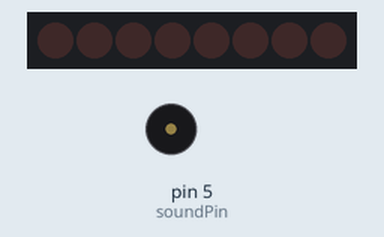
This sketch was run on a simulated Arduino Uno, built with avr-gcc and run on an emulated ATmega328P. Parts: 8 shift-register outputs drawn as a row of LEDs (first output left, lit = HIGH), buzzer (waves = sounding). Wiring (inferred from the names in the program): shift register (74HC595): data pin 2; shift clock pin 4; latch pin 3. Wiring (inferred from the signals the program sends): row of LEDs: on Q0, Q1, Q2, Q3, Q4, Q5, Q6, Q7.

Above: at 1.0 s.
At 2.6 s:
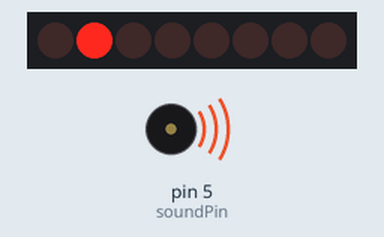
At 3.0 s:
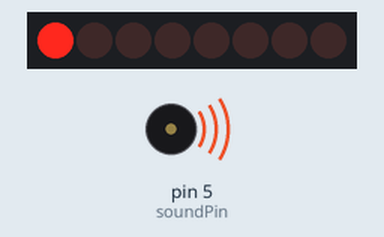
At 5.6 s:
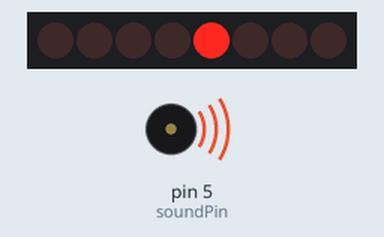
At 8.2 s:
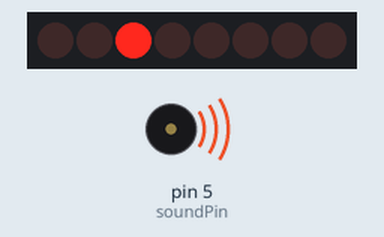
At 11.0 s:
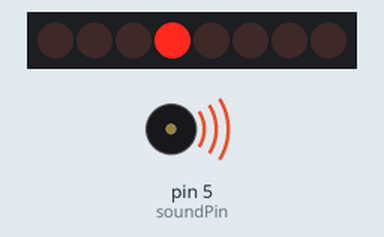
Timing chart, 0 to 13.1 s (numbered marks = the images above):
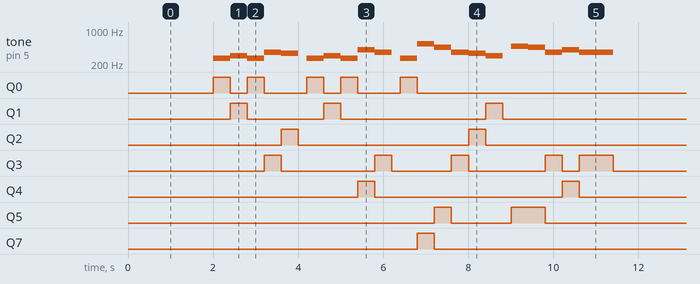

The sketch:

led_music_player.ino
```cpp
int ledCount = 8;
int ledBytes[] = {0x01, 0x02, 0x04, 0x08, 0x10, 0x20, 0x40, 0x80, 0xf0};

int dataPin = 2;
int latchPin = 3;
int clockPin = 4;
int soundPin = 5;
/*             c1  d1  e1  f1  g1  a2  b2  c2  d2  e2  f2  g2  c3    cs1 ds1 es1 fs1 gs1 as2 */
int notes[] = {261,293,329,349,392,440,493,523,587,659,698,783,880,  277,311,349,370,415,465};

int majors  = 13;

int minim      = 800;
int crotchet   = minim/2;
int quaver     = minim/4;
int semiquaver = minim/8;

int c1 = 0;
int cs1 = 13;
int d1 = 1;
int ds1 = 14;
int e1 = 2;
int eb1 = 14;
int f1 = 3;
int fs1 = 15;
int g1 = 4;
int gs1 = 16;
int a2 = 5;
int as2 = 18;
int b2 = 6;
int bb2 = 18;
int c2 = 7;
int d2 = 8;
int REST = 99;

void setup() {
  pinMode(dataPin, OUTPUT);
  pinMode(latchPin, OUTPUT);
  pinMode(clockPin, OUTPUT);
  pinMode(soundPin, OUTPUT);
}

void lightLeds(int data) {
  digitalWrite(latchPin, LOW);
  shiftOut(dataPin, clockPin, MSBFIRST, data);
  digitalWrite(latchPin, HIGH);
}

void unLightLeds() {
  digitalWrite(latchPin, LOW);
  shiftOut(dataPin, clockPin, MSBFIRST, 0);
  digitalWrite(latchPin, HIGH);
}

void play(int note, int duration) {
  if (note == REST){
    delay(duration);
  }
  else {
    int idx = note % majors;
    lightLeds(ledBytes[idx]);
    tone(soundPin, notes[note], duration);
    delay(duration);
    unLightLeds();
  }
}

void play_many(int stanza[], int length) {
  for (int i=0; i<length-1; i+=2) {
    play(stanza[i], stanza[i+1]);
  }
}

void happyBirthday() {
  int stanza1[] = {c1, quaver, c1, quaver, d1, crotchet, c1, crotchet, f1, crotchet, e1, crotchet, REST, quaver};
  int stanza2[] = {c1, quaver, c1, quaver, d1, crotchet, c1, crotchet, g1, crotchet, f1, crotchet, REST, quaver};
  int stanza3[] = {c1, quaver, c1, quaver, c2, crotchet, a2, crotchet, f1, crotchet, e1, crotchet, d1, crotchet, REST, quaver};
  int stanza4[] = {as2, quaver, as2, quaver, a2, crotchet, f1, crotchet, g1, crotchet, f1, minim};
  play_many(stanza1, 14);
  play_many(stanza2, 14);
  play_many(stanza3, 16);
  play_many(stanza4, 12);
}

void twinkle() {
  play(c1, crotchet);
  play(c1, crotchet);
  play(g1, crotchet);
  play(g1, crotchet);
  play(a2, crotchet);
  play(a2, crotchet);
  play(g1, minim);
  play(f1, crotchet);
  play(f1, crotchet);
  play(e1, crotchet);
  play(e1, crotchet);
  play(d1, crotchet);
  play(d1, crotchet);
  play(c1, minim);

  play(g1, crotchet);
  play(g1, crotchet);
  play(f1, crotchet);
  play(f1, crotchet);
  play(e1, crotchet);
  play(e1, crotchet);
  play(d1, minim);
  play(g1, crotchet);
  play(g1, crotchet);
  play(f1, crotchet);
  play(f1, crotchet);
  play(e1, crotchet);
  play(e1, crotchet);
  play(d1, minim);
  play(c1, crotchet);
  play(c1, crotchet);
  play(g1, crotchet);
  play(g1, crotchet);
  play(a2, crotchet);
  play(a2, crotchet);
  play(g1, minim);

  play(f1, crotchet);
  play(f1, crotchet);
  play(e1, crotchet);
  play(e1, crotchet);
  play(d1, crotchet);
  play(d1, crotchet);
  play(c1, crotchet);
}

void scale() {
  play(c1, crotchet);
  play(d1, crotchet);
  play(e1, crotchet);
  play(f1, crotchet);
  play(g1, crotchet);
  play(a2, crotchet);
  play(b2, crotchet);
  play(c2, crotchet);
  play(b2, crotchet);
  play(a2, crotchet);
  play(g1, crotchet);
  play(f1, crotchet);
  play(e1, crotchet);
  play(d1, crotchet);
  play(c1, crotchet);
}

void loop() {
  delay(2000);
  //scale();
  happyBirthday();
  //trouble();
}
```

Measured:
- by itself, Q1: repeats every 11.4 s: LOW 1.8 s, HIGH 0.40 s, LOW 3.4 s, HIGH 0.40 s, LOW 5.0 s, HIGH 0.40 s
- by itself, Q2: repeats every 11.4 s: LOW 4.0 s, HIGH 0.40 s, LOW 6.6 s, HIGH 0.40 s
- by itself, Q4: repeats every 11.4 s: LOW 4.4 s, HIGH 0.40 s, LOW 6.2 s, HIGH 0.40 s
- by itself, Q5: repeats every 11.4 s: LOW 1.4 s, HIGH 0.80 s, LOW 8.8 s, HIGH 0.40 s
- by itself, Q7: alternates HIGH for 0.40 s and LOW for 11.0 s
- by itself, Q3: repeats every 11.4 s: LOW 2.2 s, HIGH 0.40 s, LOW 1.4 s, HIGH 0.40 s, LOW 1.8 s, HIGH 0.40 s, LOW 0.40 s, HIGH 0.80 s, LOW 3.2 s, HIGH 0.40 s
- by itself, Q0: repeats every 11.4 s: LOW 0.40 s, HIGH 0.40 s, LOW 1.0 s, HIGH 0.40 s, LOW 0.40 s, HIGH 0.40 s, LOW 1.0 s, HIGH 0.40 s, LOW 6.6 s, HIGH 0.40 s
